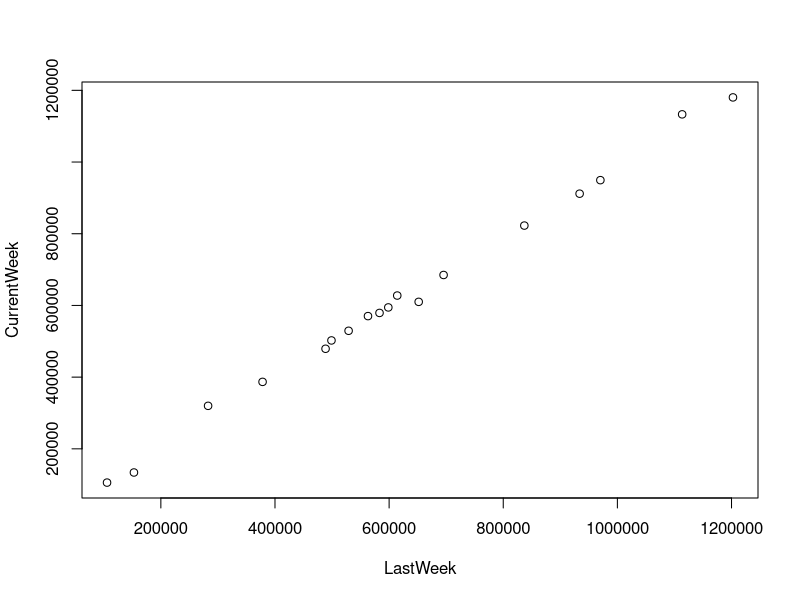

The R script that drew this image:
# Exercise 2.8.1 
# Author: Bella Black 
# Date Created: 9.10.24
# Last Modified: 9.11.24

#load data, fit linear model, print output
playbilldata  <- read.csv('HW1 9.12.24/playbill.csv', header=TRUE)
plot(CurrentWeek ~ LastWeek, data=playbilldata)
fit_pb <- lm(CurrentWeek ~ LastWeek, data=playbilldata)
summary(fit_pb)

# --- 2.8.1 (a) ---
# Find a 95% confidence interval for the slope of the regression model, β₁. 
# Is 1 a plausible value for β₁? Give a reason to support your answer.

confint(fit_pb, level=0.95)

# Yes, 1 is a plausible value for β₁ because it is
# within the 95% confidence interval [0.95, 1.01].

# --- 2.8.1 (b) ---
# Test the null hypothesis H sub0 : beta sub0 = 10000 
# against a two-sided alternative. Interpret your result.






